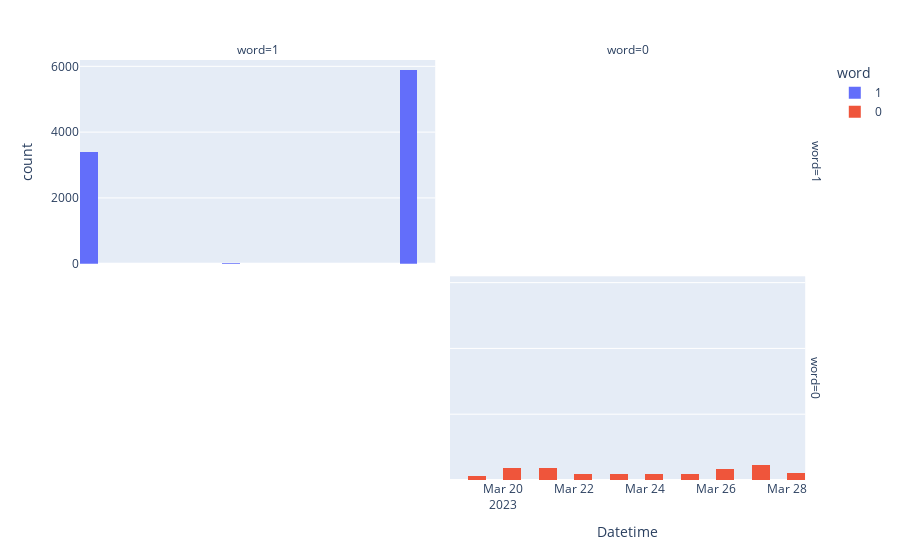

Notebook code for this chart:
### Code cell
#use plotly to compare Datetime and word
fig = px.histogram(df , x="Datetime", color="word", barmode="group", facet_col="word", facet_row="word")
fig.show()

### Figure 1 — Plotly figure (JSON) as saved in the notebook; plotly's stock layout.template omitted (floating-point values rounded to 4 significant figures; data arrays with more than 128 entries replaced by an {"elided": "..."} marker saying what was removed)
{"data": [{"alignmentgroup": "True", "bingroup": "x", "hovertemplate": "word=1<br>Datetime=%{x}<br>count=%{y}<extra></extra>", "legendgroup": "1", "marker": {"color": "#636efa"}, "name": "1", "offsetgroup": "1", "orientation": "v", "showlegend": true, "type": "histogram", "x": {"elided": "9318 str values"}, "xaxis": "x3", "yaxis": "y3"}, {"alignmentgroup": "True", "bingroup": "x", "hovertemplate": "word=0<br>Datetime=%{x}<br>count=%{y}<extra></extra>", "legendgroup": "0", "marker": {"color": "#EF553B"}, "name": "0", "offsetgroup": "0", "orientation": "v", "showlegend": true, "type": "histogram", "x": {"elided": "2579 str values"}, "xaxis": "x2", "yaxis": "y2"}], "layout": {"annotations": [{"font": {}, "showarrow": false, "text": "word=1", "x": 0.24, "xanchor": "center", "xref": "paper", "y": 1, "yanchor": "bottom", "yref": "paper"}, {"font": {}, "showarrow": false, "text": "word=0", "x": 0.74, "xanchor": "center", "xref": "paper", "y": 1, "yanchor": "bottom", "yref": "paper"}, {"font": {}, "showarrow": false, "text": "word=0", "textangle": 90, "x": 0.98, "xanchor": "left", "xref": "paper", "y": 0.2425, "yanchor": "middle", "yref": "paper"}, {"font": {}, "showarrow": false, "text": "word=1", "textangle": 90, "x": 0.98, "xanchor": "left", "xref": "paper", "y": 0.7575, "yanchor": "middle", "yref": "paper"}], "barmode": "group", "legend": {"title": {"text": "word"}, "tracegroupgap": 0}, "margin": {"t": 60}, "xaxis": {"anchor": "y", "domain": [0, 0.48], "title": {"text": "Datetime"}}, "xaxis2": {"anchor": "y2", "domain": [0.5, 0.98], "matches": "x", "title": {"text": "Datetime"}}, "xaxis3": {"anchor": "y3", "domain": [0, 0.48], "matches": "x", "showticklabels": false}, "xaxis4": {"anchor": "y4", "domain": [0.5, 0.98], "matches": "x", "showticklabels": false}, "yaxis": {"anchor": "x", "domain": [0, 0.485], "title": {"text": "count"}}, "yaxis2": {"anchor": "x2", "domain": [0, 0.485], "matches": "y", "showticklabels": false}, "yaxis3": {"anchor": "x3", "domain": [0.515, 1], "matches": "y", "title": {"text": "count"}}, "yaxis4": {"anchor": "x4", "domain": [0.515, 1], "matches": "y", "showticklabels": false}}}
